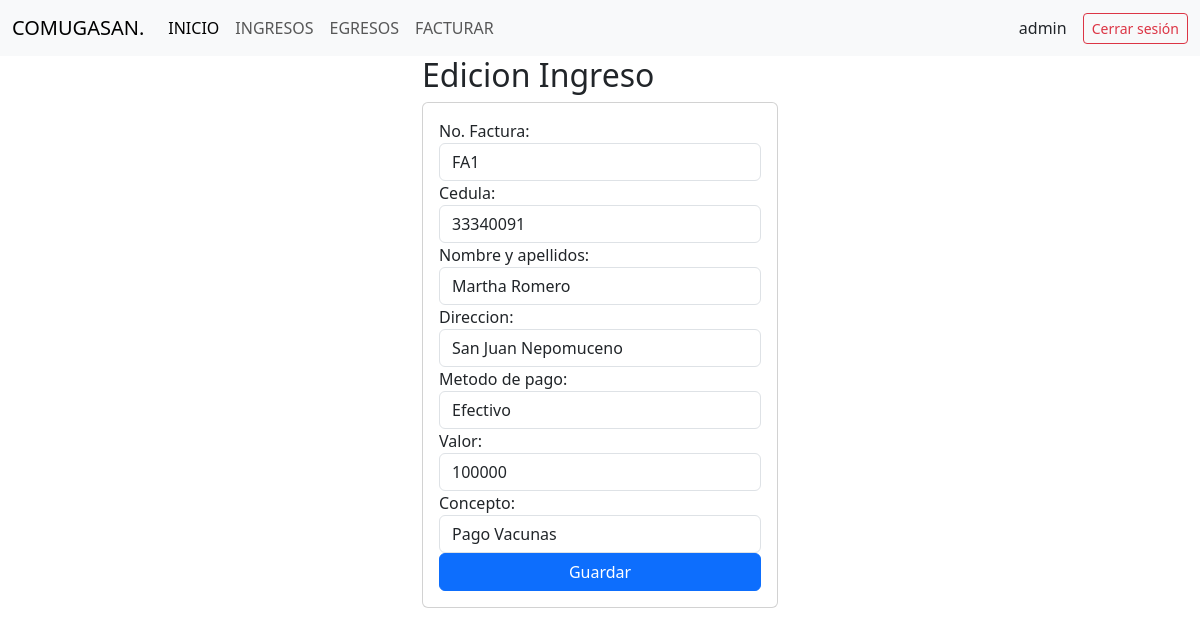
/ingresos/edicionIngreso/224 (signed in), run on the app's committed database.
### comite/models.py (models this page shows, shortened)
class Ingresos(models.Model):
    nIngreso = models.AutoField(primary_key=True)
    usuario = models.ForeignKey(Usuarios, on_delete=models.CASCADE,null=True)
    facturas = models.ForeignKey("Facturar", on_delete=models.CASCADE,null=True)
    tipo_pago = models.CharField(max_length=20)
    ciudad = models.CharField(max_length=100,default='San Juan Nepomuceno',editable=False)
    fecha = models.DateTimeField(auto_now_add=True,editable=False)
    valorIngreso = models.IntegerField(default=0,blank=True,null=True)
    concepto = models.CharField(max_length=200)

class Facturar(models.Model):
    nFactura= models.CharField(max_length=10, primary_key=True, editable=False)
    infoAftosa = models.ForeignKey(Biologicos, on_delete=models.CASCADE,null=True,related_name='info_aftosa')
    infoCepa = models.ForeignKey(Biologicos, on_delete=models.CASCADE,null=True,related_name='info_cepa')
    usuario = models.ForeignKey(Usuarios, on_delete=models.CASCADE,null=True)
    cantidad_aftosa = models.IntegerField(default=0)
    cantidad_cepa19 = models.IntegerField(default=0)
    cantidad_total = models.JSONField()
    biologico = models.JSONField()
    lote = models.JSONField()
    laboratorio = models.JSONField()
    valor_total = models.BigIntegerField(default=0)
    valor_pagado = models.IntegerField(default=0)
    valor_pendiente = models.IntegerField(default=0)
    fecha = models.DateTimeField(auto_now_add=True,editable=False)
    estatus = models.CharField(max_length=20,default='PENDIENTE', )

class Usuarios(models.Model):
    cedula = models.IntegerField(primary_key=True)
    nombre_completo = models.CharField(max_length=100)
    direccion = models.CharField(max_length=255)

### comite/views.py (the view)
# urls.py: path('ingresos/edicionIngreso/<nIngreso>',views.edicionIngreso),
@login_required
def edicionIngreso(request,nIngreso):
    ingreso = Ingresos.objects.get(nIngreso=nIngreso)
    return render(request,"ingresos/edicionIngresos.html",{"ingreso":ingreso})

### comite/templates/ingresos/edicionIngresos.html (shortened to what this page needs)
{% extends "base.html" %}
{% block body %}
    <div class="row">
        <div class="col-md-4 offset-md-4" >
            <h2>Edicion Ingreso</h2>
            <div class="card">
                <div class="card-body">
                    <form action="/editarIngreso/{{ingreso.nIngreso}}/" method="POST">{% csrf_token %}
                        <div class="form-group">
                            <label>No. Factura:</label>
                            <input  class="form-control" type="text" id="factura" name="factura"  value= "{{ingreso.facturas.nFactura}}" maxlength="20" >
                        </div>
                        <div class="form-group">
                             <label>Cedula:</label>
                            <input  class="form-control" type="text" id="cedula" name="cedula" value= "{{ingreso.usuario.cedula}}"   maxlength="20" required >
                        </div>
                        <div class="form-group">
                            <label>Nombre y apellidos:</label>
                            <input  class="form-control" type="text" id="nombre_completo" name="nombre_completo"  value= "{{ingreso.usuario.nombre_completo}}"  maxlength="100" required >
                        </div>
                        <div class="form-group">
                            <label>Direccion:</label>
                            <input  class="form-control" type="text" id="direccion" name="direccion" value= "{{ingreso.usuario.direccion}}"   maxlength="100" required>
                        </div>
                        <label for="tipo_pago">Metodo de pago:</label>
                        <select id="tipo_pago"  class="form-control" name="tipo_pago">
                            <option value="Efectivo" {% if ingreso.tipo_pago == "Efectivo" %}selected{% endif %}>Efectivo</option>
                        </select>
                        <div class="form-group">
                            <label>Valor:</label>
                            <input  class="form-control" type="text" id="valorIngreso" name="valorIngreso" value= "{{ingreso.valorIngreso}}" maxlength="20" required >
                        </div>
                        <div>
                            <label for="concepto">Concepto:</label>
                            <select id="concepto"  class="form-control"  name="concepto">
                                <option value="Pago Vacunas" {% if ingreso.concepto == "Pago Vacunas" %}selected{% endif %}>Pago Vacunas</option>
                            </select>
                        </div>
                        <div class="form-group">
                            <button type="submit" class="btn btn-primary  w-100 text-white">Guardar</button>
                        </div>
                    </form>
                </div>
            </div>
        </div>
    </div>
{% endblock %}

### comite/templates/base.html (shortened to what this page needs)
<!DOCTYPE html>
<html lang="en">
<head>
        {% load static %}
    <link href="https://cdn.jsdelivr.net/npm/bootstrap@5.3.3/dist/css/bootstrap.min.css" rel="stylesheet">
    <link rel="stylesheet" href="https://cdnjs.cloudflare.com/ajax/libs/font-awesome/6.5.2/css/all.min.css"></link>
    <link rel="stylesheet" href="{%  static 'css/ingresos.css' %}">
    <link rel="stylesheet" href="{%  static 'css/facturar.css' %}">
</head>
<body>
    <nav class="navbar navbar-expand-lg bg-body-tertiary">
        <div class="container-fluid">
          <a class="navbar-brand" href="#">COMUGASAN.</a>
          <div class="collapse navbar-collapse" id="navbarSupportedContent">
            <ul class="navbar-nav me-auto mb-2 mb-lg-0">
              <li class="nav-item">
                <a class="nav-link active" aria-current="page" href="/">INICIO</a>
              </li>
              <li class="nav-item">
                <a class="nav-link" href="/ingresos">INGRESOS</a>
              </li>
              <li class="nav-item">
                <a class="nav-link" href="/egresos">EGRESOS</a>
              </li>
              <li class="nav-item">
                <a class="nav-link" href="/facturar">FACTURAR</a>
              </li>
            </ul>
            <div class="d-flex align-items-center">
              {% if user.is_authenticated %}
                  <span class="me-3">{{ user.username }}</span>
                  <form action="{% url 'logout' %}" method="post" class="d-inline">
                      <button type="submit" class="btn btn-outline-danger btn-sm">Cerrar sesión</button>
                  </form>
              {% else %}
                  <a href="{% url 'login' %}" class="btn btn-outline-primary btn-sm">Iniciar sesión</a>
              {% endif %}
          </div>
          </div>
        </div>
      </nav>
      <div class="container">
        {% block body%}
        {% endblock%}
    </div>
</body>
</html>

### data on the page
Ingresos: factura "FA1", cedula "33340091", nombre_completo "Martha Romero", direccion "San Juan Nepomuceno", tipo_pago "Efectivo", valorIngreso "100000", concepto "Pago Vacunas"

### other printed values
{{ user.username }} "admin"
